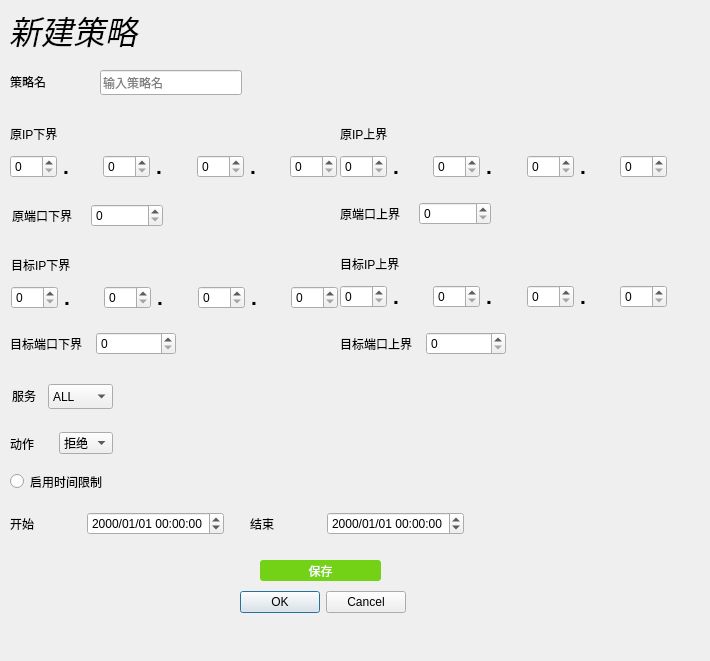
<?xml version="1.0" encoding="UTF-8"?>
<ui version="4.0">
 <class>addrule</class>
 <widget class="QDialog" name="addrule">
  <property name="geometry">
   <rect>
    <x>0</x>
    <y>0</y>
    <width>710</width>
    <height>661</height>
   </rect>
  </property>
  <property name="windowTitle">
   <string>Dialog</string>
  </property>
  <widget class="QLabel" name="label">
   <property name="geometry">
    <rect>
     <x>9</x>
     <y>9</y>
     <width>151</width>
     <height>41</height>
    </rect>
   </property>
   <property name="font">
    <font>
     <family>Rekha</family>
     <pointsize>24</pointsize>
     <weight>50</weight>
     <italic>true</italic>
     <bold>false</bold>
    </font>
   </property>
   <property name="text">
    <string>新建策略</string>
   </property>
  </widget>
  <widget class="QLabel" name="label_2">
   <property name="geometry">
    <rect>
     <x>10</x>
     <y>70</y>
     <width>45</width>
     <height>23</height>
    </rect>
   </property>
   <property name="text">
    <string>策略名</string>
   </property>
  </widget>
  <widget class="QLabel" name="label_7">
   <property name="geometry">
    <rect>
     <x>12</x>
     <y>384</y>
     <width>30</width>
     <height>23</height>
    </rect>
   </property>
   <property name="text">
    <string>服务</string>
   </property>
  </widget>
  <widget class="QComboBox" name="service">
   <property name="geometry">
    <rect>
     <x>48</x>
     <y>384</y>
     <width>65</width>
     <height>25</height>
    </rect>
   </property>
   <item>
    <property name="text">
     <string>ALL</string>
    </property>
   </item>
   <item>
    <property name="text">
     <string>UDP</string>
    </property>
   </item>
   <item>
    <property name="text">
     <string>TCP</string>
    </property>
   </item>
   <item>
    <property name="text">
     <string>ICMP</string>
    </property>
   </item>
  </widget>
  <widget class="QPushButton" name="save">
   <property name="geometry">
    <rect>
     <x>260</x>
     <y>560</y>
     <width>121</width>
     <height>21</height>
    </rect>
   </property>
   <property name="palette">
    <palette>
     <active>
      <colorrole role="WindowText">
       <brush brushstyle="SolidPattern">
        <color alpha="255">
         <red>255</red>
         <green>255</green>
         <blue>255</blue>
        </color>
       </brush>
      </colorrole>
      <colorrole role="Button">
       <brush brushstyle="SolidPattern">
        <color alpha="255">
         <red>115</red>
         <green>210</green>
         <blue>22</blue>
        </color>
       </brush>
      </colorrole>
      <colorrole role="Text">
       <brush brushstyle="SolidPattern">
        <color alpha="255">
         <red>255</red>
         <green>255</green>
         <blue>255</blue>
        </color>
       </brush>
      </colorrole>
      <colorrole role="ButtonText">
       <brush brushstyle="SolidPattern">
        <color alpha="255">
         <red>255</red>
         <green>255</green>
         <blue>255</blue>
        </color>
       </brush>
      </colorrole>
      <colorrole role="Base">
       <brush brushstyle="SolidPattern">
        <color alpha="255">
         <red>115</red>
         <green>210</green>
         <blue>22</blue>
        </color>
       </brush>
      </colorrole>
      <colorrole role="Window">
       <brush brushstyle="SolidPattern">
        <color alpha="255">
         <red>115</red>
         <green>210</green>
         <blue>22</blue>
        </color>
       </brush>
      </colorrole>
      <colorrole role="Highlight">
       <brush brushstyle="SolidPattern">
        <color alpha="255">
         <red>115</red>
         <green>210</green>
         <blue>22</blue>
        </color>
       </brush>
      </colorrole>
      <colorrole role="PlaceholderText">
       <brush brushstyle="NoBrush">
        <color alpha="128">
         <red>255</red>
         <green>255</green>
         <blue>255</blue>
        </color>
       </brush>
      </colorrole>
     </active>
     <inactive>
      <colorrole role="WindowText">
       <brush brushstyle="SolidPattern">
        <color alpha="255">
         <red>255</red>
         <green>255</green>
         <blue>255</blue>
        </color>
       </brush>
      </colorrole>
      <colorrole role="Button">
       <brush brushstyle="SolidPattern">
        <color alpha="255">
         <red>115</red>
         <green>210</green>
         <blue>22</blue>
        </color>
       </brush>
      </colorrole>
      <colorrole role="Text">
       <brush brushstyle="SolidPattern">
        <color alpha="255">
         <red>255</red>
         <green>255</green>
         <blue>255</blue>
        </color>
       </brush>
      </colorrole>
      <colorrole role="ButtonText">
       <brush brushstyle="SolidPattern">
        <color alpha="255">
         <red>255</red>
         <green>255</green>
         <blue>255</blue>
        </color>
       </brush>
      </colorrole>
      <colorrole role="Base">
       <brush brushstyle="SolidPattern">
        <color alpha="255">
         <red>115</red>
         <green>210</green>
         <blue>22</blue>
        </color>
       </brush>
      </colorrole>
      <colorrole role="Window">
       <brush brushstyle="SolidPattern">
        <color alpha="255">
         <red>115</red>
         <green>210</green>
         <blue>22</blue>
        </color>
       </brush>
      </colorrole>
      <colorrole role="Highlight">
       <brush brushstyle="SolidPattern">
        <color alpha="255">
         <red>115</red>
         <green>210</green>
         <blue>22</blue>
        </color>
       </brush>
      </colorrole>
      <colorrole role="PlaceholderText">
       <brush brushstyle="NoBrush">
        <color alpha="128">
         <red>255</red>
         <green>255</green>
         <blue>255</blue>
        </color>
       </brush>
      </colorrole>
     </inactive>
     <disabled>
      <colorrole role="WindowText">
       <brush brushstyle="SolidPattern">
        <color alpha="255">
         <red>255</red>
         <green>255</green>
         <blue>255</blue>
        </color>
       </brush>
      </colorrole>
      <colorrole role="Button">
       <brush brushstyle="SolidPattern">
        <color alpha="255">
         <red>115</red>
         <green>210</green>
         <blue>22</blue>
        </color>
       </brush>
      </colorrole>
      <colorrole role="Text">
       <brush brushstyle="SolidPattern">
        <color alpha="255">
         <red>255</red>
         <green>255</green>
         <blue>255</blue>
        </color>
       </brush>
      </colorrole>
      <colorrole role="ButtonText">
       <brush brushstyle="SolidPattern">
        <color alpha="255">
         <red>255</red>
         <green>255</green>
         <blue>255</blue>
        </color>
       </brush>
      </colorrole>
      <colorrole role="Base">
       <brush brushstyle="SolidPattern">
        <color alpha="255">
         <red>115</red>
         <green>210</green>
         <blue>22</blue>
        </color>
       </brush>
      </colorrole>
      <colorrole role="Window">
       <brush brushstyle="SolidPattern">
        <color alpha="255">
         <red>115</red>
         <green>210</green>
         <blue>22</blue>
        </color>
       </brush>
      </colorrole>
      <colorrole role="Highlight">
       <brush brushstyle="SolidPattern">
        <color alpha="255">
         <red>145</red>
         <green>145</green>
         <blue>145</blue>
        </color>
       </brush>
      </colorrole>
      <colorrole role="PlaceholderText">
       <brush brushstyle="NoBrush">
        <color alpha="128">
         <red>255</red>
         <green>255</green>
         <blue>255</blue>
        </color>
       </brush>
      </colorrole>
     </disabled>
    </palette>
   </property>
   <property name="styleSheet">
    <string notr="true">QPushButton { background-color: rgb(115, 210, 22); border-radius: 3px; color: rgb(255, 255, 255); } QPushButton:hover { background-color: rgb(138, 226, 52); }</string>
   </property>
   <property name="text">
    <string>保存</string>
   </property>
  </widget>
  <widget class="QDialogButtonBox" name="buttonBox">
   <property name="geometry">
    <rect>
     <x>-190</x>
     <y>590</y>
     <width>596</width>
     <height>25</height>
    </rect>
   </property>
   <property name="minimumSize">
    <size>
     <width>596</width>
     <height>0</height>
    </size>
   </property>
   <property name="orientation">
    <enum>Qt::Horizontal</enum>
   </property>
   <property name="standardButtons">
    <set>QDialogButtonBox::Cancel|QDialogButtonBox::Ok</set>
   </property>
  </widget>
  <widget class="QRadioButton" name="radioButton">
   <property name="geometry">
    <rect>
     <x>10</x>
     <y>470</y>
     <width>112</width>
     <height>23</height>
    </rect>
   </property>
   <property name="text">
    <string>启用时间限制</string>
   </property>
  </widget>
  <widget class="QWidget" name="layoutWidget">
   <property name="geometry">
    <rect>
     <x>10</x>
     <y>430</y>
     <width>103</width>
     <height>27</height>
    </rect>
   </property>
   <layout class="QHBoxLayout" name="horizontalLayout_9">
    <item>
     <widget class="QLabel" name="label_8">
      <property name="text">
       <string>动作</string>
      </property>
     </widget>
    </item>
    <item>
     <widget class="QComboBox" name="action">
      <item>
       <property name="text">
        <string>拒绝</string>
       </property>
      </item>
     </widget>
    </item>
   </layout>
  </widget>
  <widget class="QLineEdit" name="name">
   <property name="geometry">
    <rect>
     <x>100</x>
     <y>70</y>
     <width>142</width>
     <height>25</height>
    </rect>
   </property>
   <property name="text">
    <string/>
   </property>
   <property name="placeholderText">
    <string>输入策略名</string>
   </property>
  </widget>
  <widget class="QWidget" name="layoutWidget">
   <property name="geometry">
    <rect>
     <x>10</x>
     <y>330</y>
     <width>166</width>
     <height>28</height>
    </rect>
   </property>
   <layout class="QHBoxLayout" name="horizontalLayout_7">
    <item>
     <widget class="QLabel" name="label_9">
      <property name="text">
       <string>&lt;html&gt;&lt;head/&gt;&lt;body&gt;&lt;p&gt;目标端口下界&lt;/p&gt;&lt;/body&gt;&lt;/html&gt;</string>
      </property>
     </widget>
    </item>
    <item>
     <widget class="QSpinBox" name="target_port_down">
      <property name="maximum">
       <number>65536</number>
      </property>
     </widget>
    </item>
   </layout>
  </widget>
  <widget class="QWidget" name="layoutWidget">
   <property name="geometry">
    <rect>
     <x>340</x>
     <y>330</y>
     <width>166</width>
     <height>28</height>
    </rect>
   </property>
   <layout class="QHBoxLayout" name="horizontalLayout_8">
    <item>
     <widget class="QLabel" name="label_14">
      <property name="text">
       <string>目标端口上界</string>
      </property>
     </widget>
    </item>
    <item>
     <widget class="QSpinBox" name="target_port_up">
      <property name="maximum">
       <number>65535</number>
      </property>
     </widget>
    </item>
   </layout>
  </widget>
  <widget class="QWidget" name="layoutWidget">
   <property name="geometry">
    <rect>
     <x>250</x>
     <y>510</y>
     <width>214</width>
     <height>28</height>
    </rect>
   </property>
   <layout class="QHBoxLayout" name="horizontalLayout_11">
    <item>
     <widget class="QLabel" name="label_27">
      <property name="text">
       <string>结束</string>
      </property>
     </widget>
    </item>
    <item>
     <widget class="QDateTimeEdit" name="time2">
      <property name="displayFormat">
       <string>yyyy/MM/dd hh:mm:ss</string>
      </property>
     </widget>
    </item>
   </layout>
  </widget>
  <widget class="QWidget" name="layoutWidget">
   <property name="geometry">
    <rect>
     <x>10</x>
     <y>510</y>
     <width>214</width>
     <height>28</height>
    </rect>
   </property>
   <layout class="QHBoxLayout" name="horizontalLayout_12">
    <item>
     <widget class="QLabel" name="label_26">
      <property name="text">
       <string>开始</string>
      </property>
     </widget>
    </item>
    <item>
     <widget class="QDateTimeEdit" name="time1">
      <property name="displayFormat">
       <string>yyyy/MM/dd hh:mm:ss</string>
      </property>
     </widget>
    </item>
   </layout>
  </widget>
  <widget class="QWidget" name="layoutWidget">
   <property name="geometry">
    <rect>
     <x>340</x>
     <y>120</y>
     <width>327</width>
     <height>59</height>
    </rect>
   </property>
   <layout class="QVBoxLayout" name="verticalLayout_2">
    <item>
     <widget class="QLabel" name="label_11">
      <property name="text">
       <string>原IP上界</string>
      </property>
     </widget>
    </item>
    <item>
     <layout class="QHBoxLayout" name="horizontalLayout_2">
      <item>
       <widget class="QSpinBox" name="ori_ip_up1">
        <property name="maximum">
         <number>255</number>
        </property>
       </widget>
      </item>
      <item>
       <widget class="QLabel" name="label_16">
        <property name="font">
         <font>
          <pointsize>16</pointsize>
          <weight>75</weight>
          <bold>true</bold>
         </font>
        </property>
        <property name="text">
         <string>.</string>
        </property>
        <property name="margin">
         <number>0</number>
        </property>
        <property name="indent">
         <number>-1</number>
        </property>
       </widget>
      </item>
      <item>
       <widget class="QSpinBox" name="ori_ip_up2">
        <property name="maximum">
         <number>255</number>
        </property>
       </widget>
      </item>
      <item>
       <widget class="QLabel" name="label_17">
        <property name="font">
         <font>
          <pointsize>16</pointsize>
          <weight>75</weight>
          <bold>true</bold>
         </font>
        </property>
        <property name="text">
         <string>.</string>
        </property>
        <property name="margin">
         <number>0</number>
        </property>
        <property name="indent">
         <number>-1</number>
        </property>
       </widget>
      </item>
      <item>
       <widget class="QSpinBox" name="ori_ip_up3">
        <property name="maximum">
         <number>255</number>
        </property>
       </widget>
      </item>
      <item>
       <widget class="QLabel" name="label_18">
        <property name="font">
         <font>
          <pointsize>16</pointsize>
          <weight>75</weight>
          <bold>true</bold>
         </font>
        </property>
        <property name="text">
         <string>.</string>
        </property>
        <property name="margin">
         <number>0</number>
        </property>
        <property name="indent">
         <number>-1</number>
        </property>
       </widget>
      </item>
      <item>
       <widget class="QSpinBox" name="ori_ip_up4">
        <property name="maximum">
         <number>255</number>
        </property>
       </widget>
      </item>
     </layout>
    </item>
   </layout>
  </widget>
  <widget class="QWidget" name="layoutWidget">
   <property name="geometry">
    <rect>
     <x>10</x>
     <y>120</y>
     <width>327</width>
     <height>59</height>
    </rect>
   </property>
   <layout class="QVBoxLayout" name="verticalLayout">
    <item>
     <widget class="QLabel" name="label_5">
      <property name="text">
       <string>原IP下界</string>
      </property>
     </widget>
    </item>
    <item>
     <layout class="QHBoxLayout" name="horizontalLayout">
      <item>
       <widget class="QSpinBox" name="ori_ip_down1">
        <property name="maximum">
         <number>255</number>
        </property>
       </widget>
      </item>
      <item>
       <widget class="QLabel" name="label_3">
        <property name="font">
         <font>
          <pointsize>16</pointsize>
          <weight>75</weight>
          <bold>true</bold>
         </font>
        </property>
        <property name="text">
         <string>.</string>
        </property>
        <property name="margin">
         <number>0</number>
        </property>
        <property name="indent">
         <number>-1</number>
        </property>
       </widget>
      </item>
      <item>
       <widget class="QSpinBox" name="ori_ip_down2">
        <property name="maximum">
         <number>255</number>
        </property>
       </widget>
      </item>
      <item>
       <widget class="QLabel" name="label_4">
        <property name="font">
         <font>
          <pointsize>16</pointsize>
          <weight>75</weight>
          <bold>true</bold>
         </font>
        </property>
        <property name="text">
         <string>.</string>
        </property>
        <property name="margin">
         <number>0</number>
        </property>
        <property name="indent">
         <number>-1</number>
        </property>
       </widget>
      </item>
      <item>
       <widget class="QSpinBox" name="ori_ip_down3">
        <property name="maximum">
         <number>255</number>
        </property>
       </widget>
      </item>
      <item>
       <widget class="QLabel" name="label_15">
        <property name="font">
         <font>
          <pointsize>16</pointsize>
          <weight>75</weight>
          <bold>true</bold>
         </font>
        </property>
        <property name="text">
         <string>.</string>
        </property>
        <property name="margin">
         <number>0</number>
        </property>
        <property name="indent">
         <number>-1</number>
        </property>
       </widget>
      </item>
      <item>
       <widget class="QSpinBox" name="ori_ip_down4">
        <property name="maximum">
         <number>255</number>
        </property>
       </widget>
      </item>
     </layout>
    </item>
   </layout>
  </widget>
  <widget class="QWidget" name="layoutWidget">
   <property name="geometry">
    <rect>
     <x>340</x>
     <y>200</y>
     <width>151</width>
     <height>28</height>
    </rect>
   </property>
   <layout class="QHBoxLayout" name="horizontalLayout_5">
    <item>
     <widget class="QLabel" name="label_12">
      <property name="text">
       <string>原端口上界</string>
      </property>
     </widget>
    </item>
    <item>
     <widget class="QSpinBox" name="ori_port_up">
      <property name="maximum">
       <number>65535</number>
      </property>
     </widget>
    </item>
   </layout>
  </widget>
  <widget class="QWidget" name="layoutWidget">
   <property name="geometry">
    <rect>
     <x>12</x>
     <y>202</y>
     <width>151</width>
     <height>28</height>
    </rect>
   </property>
   <layout class="QHBoxLayout" name="horizontalLayout_6">
    <item>
     <widget class="QLabel" name="label_10">
      <property name="text">
       <string>原端口下界</string>
      </property>
     </widget>
    </item>
    <item>
     <widget class="QSpinBox" name="ori_port_down">
      <property name="maximum">
       <number>65536</number>
      </property>
     </widget>
    </item>
   </layout>
  </widget>
  <widget class="QWidget" name="layoutWidget">
   <property name="geometry">
    <rect>
     <x>11</x>
     <y>251</y>
     <width>327</width>
     <height>59</height>
    </rect>
   </property>
   <layout class="QVBoxLayout" name="verticalLayout_3">
    <item>
     <widget class="QLabel" name="label_6">
      <property name="text">
       <string>目标IP下界</string>
      </property>
     </widget>
    </item>
    <item>
     <layout class="QHBoxLayout" name="horizontalLayout_3">
      <item>
       <widget class="QSpinBox" name="target_ip_down1">
        <property name="maximum">
         <number>255</number>
        </property>
       </widget>
      </item>
      <item>
       <widget class="QLabel" name="label_19">
        <property name="font">
         <font>
          <pointsize>16</pointsize>
          <weight>75</weight>
          <bold>true</bold>
         </font>
        </property>
        <property name="text">
         <string>.</string>
        </property>
        <property name="margin">
         <number>0</number>
        </property>
        <property name="indent">
         <number>-1</number>
        </property>
       </widget>
      </item>
      <item>
       <widget class="QSpinBox" name="target_ip_down2">
        <property name="maximum">
         <number>255</number>
        </property>
       </widget>
      </item>
      <item>
       <widget class="QLabel" name="label_20">
        <property name="font">
         <font>
          <pointsize>16</pointsize>
          <weight>75</weight>
          <bold>true</bold>
         </font>
        </property>
        <property name="text">
         <string>.</string>
        </property>
        <property name="margin">
         <number>0</number>
        </property>
        <property name="indent">
         <number>-1</number>
        </property>
       </widget>
      </item>
      <item>
       <widget class="QSpinBox" name="target_ip_down3">
        <property name="maximum">
         <number>255</number>
        </property>
       </widget>
      </item>
      <item>
       <widget class="QLabel" name="label_21">
        <property name="font">
         <font>
          <pointsize>16</pointsize>
          <weight>75</weight>
          <bold>true</bold>
         </font>
        </property>
        <property name="text">
         <string>.</string>
        </property>
        <property name="margin">
         <number>0</number>
        </property>
        <property name="indent">
         <number>-1</number>
        </property>
       </widget>
      </item>
      <item>
       <widget class="QSpinBox" name="target_ip_down4">
        <property name="maximum">
         <number>255</number>
        </property>
       </widget>
      </item>
     </layout>
    </item>
   </layout>
  </widget>
  <widget class="QWidget" name="layoutWidget">
   <property name="geometry">
    <rect>
     <x>340</x>
     <y>250</y>
     <width>327</width>
     <height>59</height>
    </rect>
   </property>
   <layout class="QVBoxLayout" name="verticalLayout_4">
    <item>
     <widget class="QLabel" name="label_13">
      <property name="text">
       <string>目标IP上界</string>
      </property>
     </widget>
    </item>
    <item>
     <layout class="QHBoxLayout" name="horizontalLayout_4">
      <item>
       <widget class="QSpinBox" name="target_ip_up1">
        <property name="maximum">
         <number>255</number>
        </property>
       </widget>
      </item>
      <item>
       <widget class="QLabel" name="label_22">
        <property name="font">
         <font>
          <pointsize>16</pointsize>
          <weight>75</weight>
          <bold>true</bold>
         </font>
        </property>
        <property name="text">
         <string>.</string>
        </property>
        <property name="margin">
         <number>0</number>
        </property>
        <property name="indent">
         <number>-1</number>
        </property>
       </widget>
      </item>
      <item>
       <widget class="QSpinBox" name="target_ip_up2">
        <property name="maximum">
         <number>255</number>
        </property>
       </widget>
      </item>
      <item>
       <widget class="QLabel" name="label_23">
        <property name="font">
         <font>
          <pointsize>16</pointsize>
          <weight>75</weight>
          <bold>true</bold>
         </font>
        </property>
        <property name="text">
         <string>.</string>
        </property>
        <property name="margin">
         <number>0</number>
        </property>
        <property name="indent">
         <number>-1</number>
        </property>
       </widget>
      </item>
      <item>
       <widget class="QSpinBox" name="target_ip_up3">
        <property name="maximum">
         <number>255</number>
        </property>
       </widget>
      </item>
      <item>
       <widget class="QLabel" name="label_24">
        <property name="font">
         <font>
          <pointsize>16</pointsize>
          <weight>75</weight>
          <bold>true</bold>
         </font>
        </property>
        <property name="text">
         <string>.</string>
        </property>
        <property name="margin">
         <number>0</number>
        </property>
        <property name="indent">
         <number>-1</number>
        </property>
       </widget>
      </item>
      <item>
       <widget class="QSpinBox" name="target_ip_up4">
        <property name="maximum">
         <number>255</number>
        </property>
       </widget>
      </item>
     </layout>
    </item>
   </layout>
  </widget>
 </widget>
 <resources/>
 <connections>
  <connection>
   <sender>buttonBox</sender>
   <signal>accepted()</signal>
   <receiver>addrule</receiver>
   <slot>accept()</slot>
   <hints>
    <hint type="sourcelabel">
     <x>325</x>
     <y>609</y>
    </hint>
    <hint type="destinationlabel">
     <x>157</x>
     <y>274</y>
    </hint>
   </hints>
  </connection>
  <connection>
   <sender>buttonBox</sender>
   <signal>rejected()</signal>
   <receiver>addrule</receiver>
   <slot>reject()</slot>
   <hints>
    <hint type="sourcelabel">
     <x>393</x>
     <y>609</y>
    </hint>
    <hint type="destinationlabel">
     <x>286</x>
     <y>274</y>
    </hint>
   </hints>
  </connection>
  <connection>
   <sender>save</sender>
   <signal>clicked()</signal>
   <receiver>buttonBox</receiver>
   <slot>show()</slot>
   <hints>
    <hint type="sourcelabel">
     <x>372</x>
     <y>586</y>
    </hint>
    <hint type="destinationlabel">
     <x>372</x>
     <y>621</y>
    </hint>
   </hints>
  </connection>
 </connections>
</ui>
